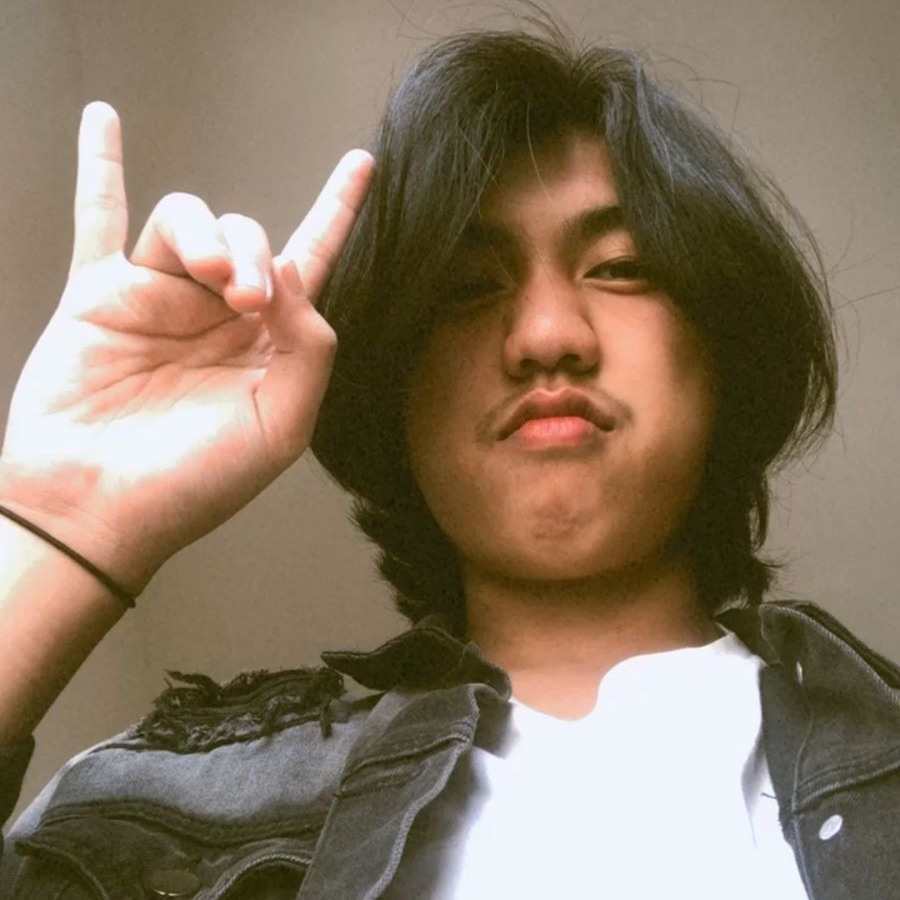
#> input picture muhfi.JPEG, 900 x 900 px, found by its file name
$ python latihan2.py
#> lines starting #> are read from the running program, lines starting #| are printed output that depends on the picture
# Muhammad Muhfi A.R
# 1217070047

import cv2
import numpy as np

image = cv2.imread('muhfi.jpeg')
#> image is the input picture: shape (900, 900, 3); mean B, G, R 99.8, 120.4, 137.7

# maxiimum pixel
max_pixel = 255
citra_negatif = max_pixel - image
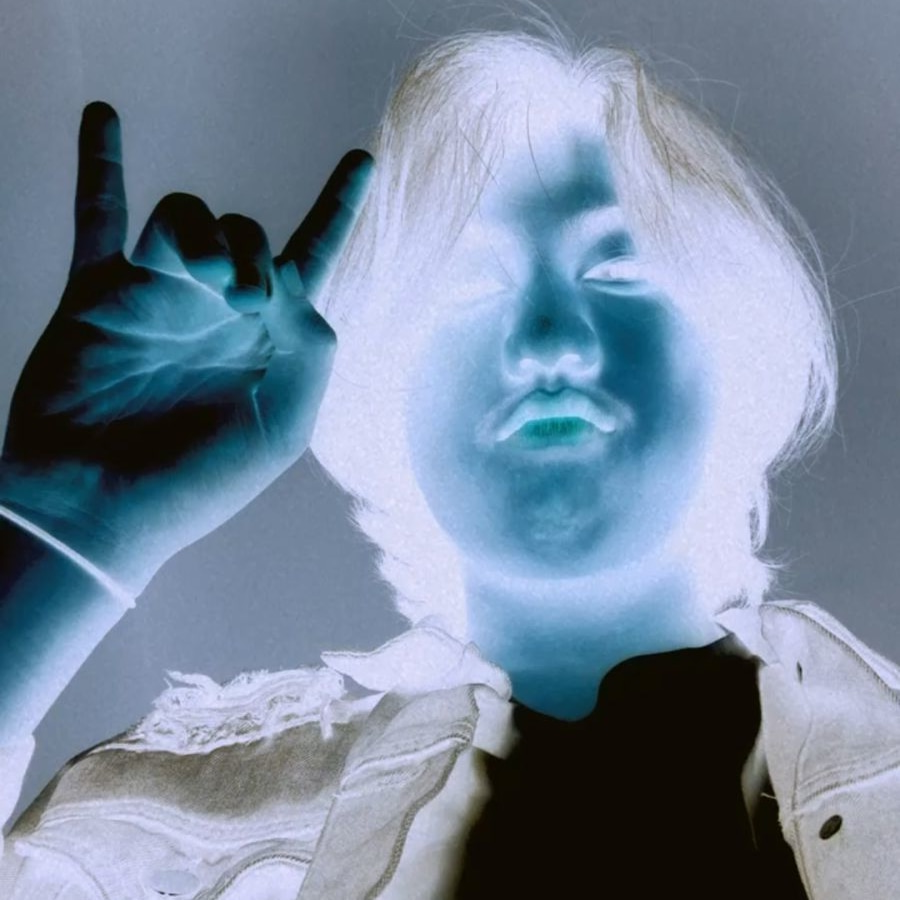
#> citra_negatif: shape (900, 900, 3); mean B, G, R 155.2, 134.6, 117.3

cv2.imshow('Original', image)
cv2.imshow('Negatif', citra_negatif)
cv2.waitKey(0)
cv2.destroyAllWindows()

$ run again, with mupi.jpg copied over muhfi.JPEG
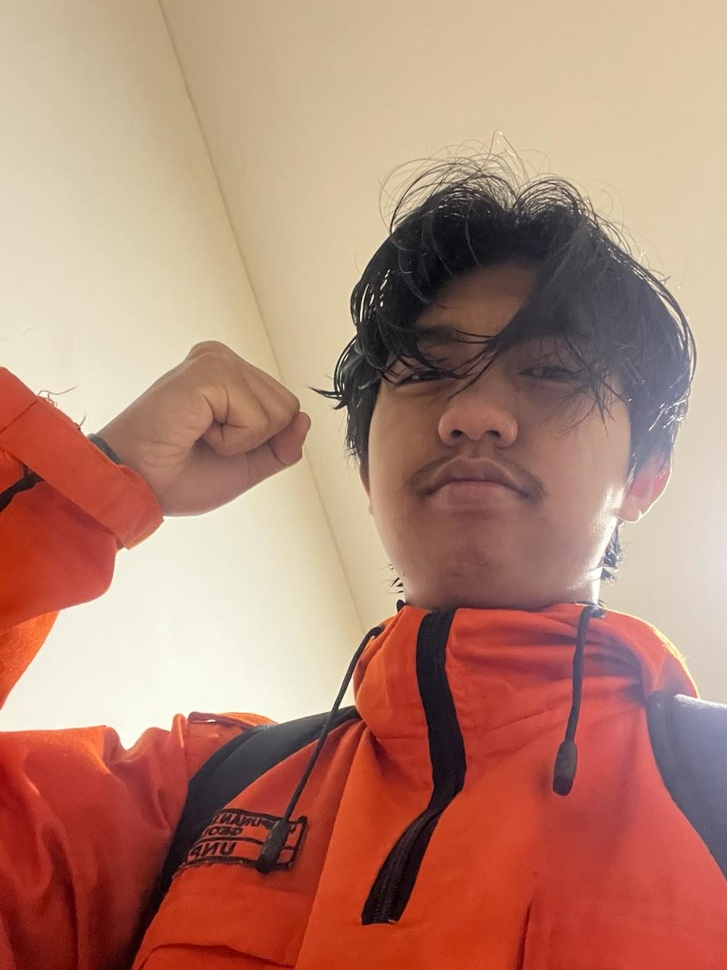
#> input picture mupi.jpg, 727 x 970 px, shrunk from 960 x 1280 before the run, found by its file name
#> image is the input picture: shape (970, 727, 3); mean B, G, R 114.9, 132.3, 179.8
#> `citra_negatif = max_pixel - image`:
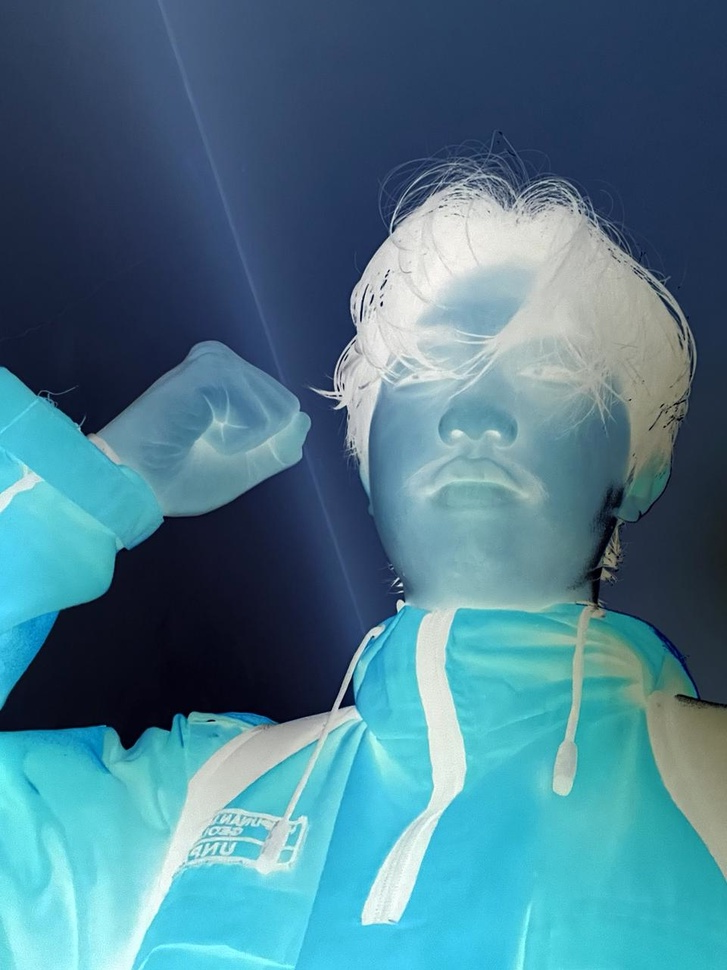
#> citra_negatif: shape (970, 727, 3); mean B, G, R 140.1, 122.7, 75.2
